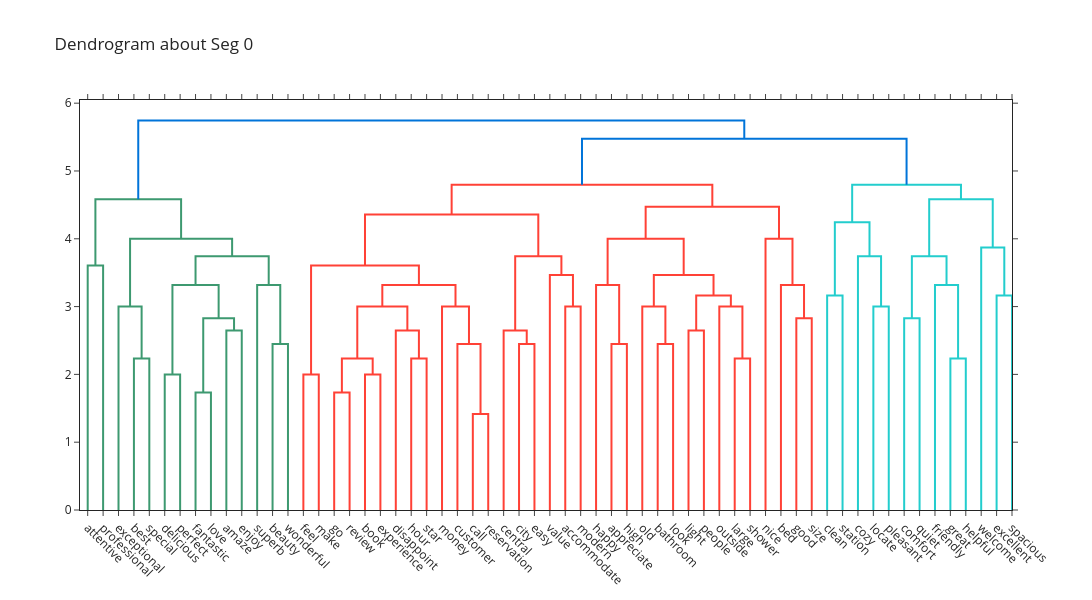

Here is the notebook cell this chart was saved with:
### Code cell
selector.visualize_topic_seg(0, k = 3, cut = 0.95).update_layout(width=1200, height=600, xaxis_tickangle = 45)

### Figure 1 — Plotly figure (JSON) as saved in the notebook; plotly's stock layout.template omitted (floating-point values rounded to 4 significant figures)
{"data": [{"hoverinfo": "text", "marker": {"color": "rgb(61,153,112)"}, "mode": "lines", "type": "scatter", "x": [5.0, 5.0, 15.0, 15.0], "xaxis": "x", "y": [0.0, 3.606, 3.606, 0.0], "yaxis": "y"}, {"hoverinfo": "text", "marker": {"color": "rgb(61,153,112)"}, "mode": "lines", "type": "scatter", "x": [35.0, 35.0, 45.0, 45.0], "xaxis": "x", "y": [0.0, 2.236, 2.236, 0.0], "yaxis": "y"}, {"hoverinfo": "text", "marker": {"color": "rgb(61,153,112)"}, "mode": "lines", "type": "scatter", "x": [25.0, 25.0, 40.0, 40.0], "xaxis": "x", "y": [0.0, 3.0, 3.0, 2.236], "yaxis": "y"}, {"hoverinfo": "text", "marker": {"color": "rgb(61,153,112)"}, "mode": "lines", "type": "scatter", "x": [55.0, 55.0, 65.0, 65.0], "xaxis": "x", "y": [0.0, 2.0, 2.0, 0.0], "yaxis": "y"}, {"hoverinfo": "text", "marker": {"color": "rgb(61,153,112)"}, "mode": "lines", "type": "scatter", "x": [75.0, 75.0, 85.0, 85.0], "xaxis": "x", "y": [0.0, 1.732, 1.732, 0.0], "yaxis": "y"}, {"hoverinfo": "text", "marker": {"color": "rgb(61,153,112)"}, "mode": "lines", "type": "scatter", "x": [95.0, 95.0, 105.0, 105.0], "xaxis": "x", "y": [0.0, 2.646, 2.646, 0.0], "yaxis": "y"}, {"hoverinfo": "text", "marker": {"color": "rgb(61,153,112)"}, "mode": "lines", "type": "scatter", "x": [80.0, 80.0, 100.0, 100.0], "xaxis": "x", "y": [1.732, 2.828, 2.828, 2.646], "yaxis": "y"}, {"hoverinfo": "text", "marker": {"color": "rgb(61,153,112)"}, "mode": "lines", "type": "scatter", "x": [60.0, 60.0, 90.0, 90.0], "xaxis": "x", "y": [2.0, 3.317, 3.317, 2.828], "yaxis": "y"}, {"hoverinfo": "text", "marker": {"color": "rgb(61,153,112)"}, "mode": "lines", "type": "scatter", "x": [125.0, 125.0, 135.0, 135.0], "xaxis": "x", "y": [0.0, 2.449, 2.449, 0.0], "yaxis": "y"}, {"hoverinfo": "text", "marker": {"color": "rgb(61,153,112)"}, "mode": "lines", "type": "scatter", "x": [115.0, 115.0, 130.0, 130.0], "xaxis": "x", "y": [0.0, 3.317, 3.317, 2.449], "yaxis": "y"}, {"hoverinfo": "text", "marker": {"color": "rgb(61,153,112)"}, "mode": "lines", "type": "scatter", "x": [75.0, 75.0, 122.5, 122.5], "xaxis": "x", "y": [3.317, 3.742, 3.742, 3.317], "yaxis": "y"}, {"hoverinfo": "text", "marker": {"color": "rgb(61,153,112)"}, "mode": "lines", "type": "scatter", "x": [32.5, 32.5, 98.75, 98.75], "xaxis": "x", "y": [3.0, 4.0, 4.0, 3.742], "yaxis": "y"}, {"hoverinfo": "text", "marker": {"color": "rgb(61,153,112)"}, "mode": "lines", "type": "scatter", "x": [10.0, 10.0, 65.62, 65.62], "xaxis": "x", "y": [3.606, 4.583, 4.583, 4.0], "yaxis": "y"}, {"hoverinfo": "text", "marker": {"color": "rgb(255,65,54)"}, "mode": "lines", "type": "scatter", "x": [145.0, 145.0, 155.0, 155.0], "xaxis": "x", "y": [0.0, 2.0, 2.0, 0.0], "yaxis": "y"}, {"hoverinfo": "text", "marker": {"color": "rgb(255,65,54)"}, "mode": "lines", "type": "scatter", "x": [165.0, 165.0, 175.0, 175.0], "xaxis": "x", "y": [0.0, 1.732, 1.732, 0.0], "yaxis": "y"}, {"hoverinfo": "text", "marker": {"color": "rgb(255,65,54)"}, "mode": "lines", "type": "scatter", "x": [185.0, 185.0, 195.0, 195.0], "xaxis": "x", "y": [0.0, 2.0, 2.0, 0.0], "yaxis": "y"}, {"hoverinfo": "text", "marker": {"color": "rgb(255,65,54)"}, "mode": "lines", "type": "scatter", "x": [170.0, 170.0, 190.0, 190.0], "xaxis": "x", "y": [1.732, 2.236, 2.236, 2.0], "yaxis": "y"}, {"hoverinfo": "text", "marker": {"color": "rgb(255,65,54)"}, "mode": "lines", "type": "scatter", "x": [215.0, 215.0, 225.0, 225.0], "xaxis": "x", "y": [0.0, 2.236, 2.236, 0.0], "yaxis": "y"}, {"hoverinfo": "text", "marker": {"color": "rgb(255,65,54)"}, "mode": "lines", "type": "scatter", "x": [205.0, 205.0, 220.0, 220.0], "xaxis": "x", "y": [0.0, 2.646, 2.646, 2.236], "yaxis": "y"}, {"hoverinfo": "text", "marker": {"color": "rgb(255,65,54)"}, "mode": "lines", "type": "scatter", "x": [180.0, 180.0, 212.5, 212.5], "xaxis": "x", "y": [2.236, 3.0, 3.0, 2.646], "yaxis": "y"}, {"hoverinfo": "text", "marker": {"color": "rgb(255,65,54)"}, "mode": "lines", "type": "scatter", "x": [255.0, 255.0, 265.0, 265.0], "xaxis": "x", "y": [0.0, 1.414, 1.414, 0.0], "yaxis": "y"}, {"hoverinfo": "text", "marker": {"color": "rgb(255,65,54)"}, "mode": "lines", "type": "scatter", "x": [245.0, 245.0, 260.0, 260.0], "xaxis": "x", "y": [0.0, 2.449, 2.449, 1.414], "yaxis": "y"}, {"hoverinfo": "text", "marker": {"color": "rgb(255,65,54)"}, "mode": "lines", "type": "scatter", "x": [235.0, 235.0, 252.5, 252.5], "xaxis": "x", "y": [0.0, 3.0, 3.0, 2.449], "yaxis": "y"}, {"hoverinfo": "text", "marker": {"color": "rgb(255,65,54)"}, "mode": "lines", "type": "scatter", "x": [196.2, 196.2, 243.8, 243.8], "xaxis": "x", "y": [3.0, 3.317, 3.317, 3.0], "yaxis": "y"}, {"hoverinfo": "text", "marker": {"color": "rgb(255,65,54)"}, "mode": "lines", "type": "scatter", "x": [150.0, 150.0, 220.0, 220.0], "xaxis": "x", "y": [2.0, 3.606, 3.606, 3.317], "yaxis": "y"}, {"hoverinfo": "text", "marker": {"color": "rgb(255,65,54)"}, "mode": "lines", "type": "scatter", "x": [285.0, 285.0, 295.0, 295.0], "xaxis": "x", "y": [0.0, 2.449, 2.449, 0.0], "yaxis": "y"}, {"hoverinfo": "text", "marker": {"color": "rgb(255,65,54)"}, "mode": "lines", "type": "scatter", "x": [275.0, 275.0, 290.0, 290.0], "xaxis": "x", "y": [0.0, 2.646, 2.646, 2.449], "yaxis": "y"}, {"hoverinfo": "text", "marker": {"color": "rgb(255,65,54)"}, "mode": "lines", "type": "scatter", "x": [315.0, 315.0, 325.0, 325.0], "xaxis": "x", "y": [0.0, 3.0, 3.0, 0.0], "yaxis": "y"}, {"hoverinfo": "text", "marker": {"color": "rgb(255,65,54)"}, "mode": "lines", "type": "scatter", "x": [305.0, 305.0, 320.0, 320.0], "xaxis": "x", "y": [0.0, 3.464, 3.464, 3.0], "yaxis": "y"}, {"hoverinfo": "text", "marker": {"color": "rgb(255,65,54)"}, "mode": "lines", "type": "scatter", "x": [282.5, 282.5, 312.5, 312.5], "xaxis": "x", "y": [2.646, 3.742, 3.742, 3.464], "yaxis": "y"}, {"hoverinfo": "text", "marker": {"color": "rgb(255,65,54)"}, "mode": "lines", "type": "scatter", "x": [185.0, 185.0, 297.5, 297.5], "xaxis": "x", "y": [3.606, 4.359, 4.359, 3.742], "yaxis": "y"}, {"hoverinfo": "text", "marker": {"color": "rgb(255,65,54)"}, "mode": "lines", "type": "scatter", "x": [345.0, 345.0, 355.0, 355.0], "xaxis": "x", "y": [0.0, 2.449, 2.449, 0.0], "yaxis": "y"}, {"hoverinfo": "text", "marker": {"color": "rgb(255,65,54)"}, "mode": "lines", "type": "scatter", "x": [335.0, 335.0, 350.0, 350.0], "xaxis": "x", "y": [0.0, 3.317, 3.317, 2.449], "yaxis": "y"}, {"hoverinfo": "text", "marker": {"color": "rgb(255,65,54)"}, "mode": "lines", "type": "scatter", "x": [375.0, 375.0, 385.0, 385.0], "xaxis": "x", "y": [0.0, 2.449, 2.449, 0.0], "yaxis": "y"}, {"hoverinfo": "text", "marker": {"color": "rgb(255,65,54)"}, "mode": "lines", "type": "scatter", "x": [365.0, 365.0, 380.0, 380.0], "xaxis": "x", "y": [0.0, 3.0, 3.0, 2.449], "yaxis": "y"}, {"hoverinfo": "text", "marker": {"color": "rgb(255,65,54)"}, "mode": "lines", "type": "scatter", "x": [395.0, 395.0, 405.0, 405.0], "xaxis": "x", "y": [0.0, 2.646, 2.646, 0.0], "yaxis": "y"}, {"hoverinfo": "text", "marker": {"color": "rgb(255,65,54)"}, "mode": "lines", "type": "scatter", "x": [425.0, 425.0, 435.0, 435.0], "xaxis": "x", "y": [0.0, 2.236, 2.236, 0.0], "yaxis": "y"}, {"hoverinfo": "text", "marker": {"color": "rgb(255,65,54)"}, "mode": "lines", "type": "scatter", "x": [415.0, 415.0, 430.0, 430.0], "xaxis": "x", "y": [0.0, 3.0, 3.0, 2.236], "yaxis": "y"}, {"hoverinfo": "text", "marker": {"color": "rgb(255,65,54)"}, "mode": "lines", "type": "scatter", "x": [400.0, 400.0, 422.5, 422.5], "xaxis": "x", "y": [2.646, 3.162, 3.162, 3.0], "yaxis": "y"}, {"hoverinfo": "text", "marker": {"color": "rgb(255,65,54)"}, "mode": "lines", "type": "scatter", "x": [372.5, 372.5, 411.2, 411.2], "xaxis": "x", "y": [3.0, 3.464, 3.464, 3.162], "yaxis": "y"}, {"hoverinfo": "text", "marker": {"color": "rgb(255,65,54)"}, "mode": "lines", "type": "scatter", "x": [342.5, 342.5, 391.9, 391.9], "xaxis": "x", "y": [3.317, 4.0, 4.0, 3.464], "yaxis": "y"}, {"hoverinfo": "text", "marker": {"color": "rgb(255,65,54)"}, "mode": "lines", "type": "scatter", "x": [465.0, 465.0, 475.0, 475.0], "xaxis": "x", "y": [0.0, 2.828, 2.828, 0.0], "yaxis": "y"}, {"hoverinfo": "text", "marker": {"color": "rgb(255,65,54)"}, "mode": "lines", "type": "scatter", "x": [455.0, 455.0, 470.0, 470.0], "xaxis": "x", "y": [0.0, 3.317, 3.317, 2.828], "yaxis": "y"}, {"hoverinfo": "text", "marker": {"color": "rgb(255,65,54)"}, "mode": "lines", "type": "scatter", "x": [445.0, 445.0, 462.5, 462.5], "xaxis": "x", "y": [0.0, 4.0, 4.0, 3.317], "yaxis": "y"}, {"hoverinfo": "text", "marker": {"color": "rgb(255,65,54)"}, "mode": "lines", "type": "scatter", "x": [367.2, 367.2, 453.8, 453.8], "xaxis": "x", "y": [4.0, 4.472, 4.472, 4.0], "yaxis": "y"}, {"hoverinfo": "text", "marker": {"color": "rgb(255,65,54)"}, "mode": "lines", "type": "scatter", "x": [241.2, 241.2, 410.5, 410.5], "xaxis": "x", "y": [4.359, 4.796, 4.796, 4.472], "yaxis": "y"}, {"hoverinfo": "text", "marker": {"color": "rgb(35,205,205)"}, "mode": "lines", "type": "scatter", "x": [485.0, 485.0, 495.0, 495.0], "xaxis": "x", "y": [0.0, 3.162, 3.162, 0.0], "yaxis": "y"}, {"hoverinfo": "text", "marker": {"color": "rgb(35,205,205)"}, "mode": "lines", "type": "scatter", "x": [515.0, 515.0, 525.0, 525.0], "xaxis": "x", "y": [0.0, 3.0, 3.0, 0.0], "yaxis": "y"}, {"hoverinfo": "text", "marker": {"color": "rgb(35,205,205)"}, "mode": "lines", "type": "scatter", "x": [505.0, 505.0, 520.0, 520.0], "xaxis": "x", "y": [0.0, 3.742, 3.742, 3.0], "yaxis": "y"}, {"hoverinfo": "text", "marker": {"color": "rgb(35,205,205)"}, "mode": "lines", "type": "scatter", "x": [490.0, 490.0, 512.5, 512.5], "xaxis": "x", "y": [3.162, 4.243, 4.243, 3.742], "yaxis": "y"}, {"hoverinfo": "text", "marker": {"color": "rgb(35,205,205)"}, "mode": "lines", "type": "scatter", "x": [535.0, 535.0, 545.0, 545.0], "xaxis": "x", "y": [0.0, 2.828, 2.828, 0.0], "yaxis": "y"}, {"hoverinfo": "text", "marker": {"color": "rgb(35,205,205)"}, "mode": "lines", "type": "scatter", "x": [565.0, 565.0, 575.0, 575.0], "xaxis": "x", "y": [0.0, 2.236, 2.236, 0.0], "yaxis": "y"}, {"hoverinfo": "text", "marker": {"color": "rgb(35,205,205)"}, "mode": "lines", "type": "scatter", "x": [555.0, 555.0, 570.0, 570.0], "xaxis": "x", "y": [0.0, 3.317, 3.317, 2.236], "yaxis": "y"}, {"hoverinfo": "text", "marker": {"color": "rgb(35,205,205)"}, "mode": "lines", "type": "scatter", "x": [540.0, 540.0, 562.5, 562.5], "xaxis": "x", "y": [2.828, 3.742, 3.742, 3.317], "yaxis": "y"}, {"hoverinfo": "text", "marker": {"color": "rgb(35,205,205)"}, "mode": "lines", "type": "scatter", "x": [595.0, 595.0, 605.0, 605.0], "xaxis": "x", "y": [0.0, 3.162, 3.162, 0.0], "yaxis": "y"}, {"hoverinfo": "text", "marker": {"color": "rgb(35,205,205)"}, "mode": "lines", "type": "scatter", "x": [585.0, 585.0, 600.0, 600.0], "xaxis": "x", "y": [0.0, 3.873, 3.873, 3.162], "yaxis": "y"}, {"hoverinfo": "text", "marker": {"color": "rgb(35,205,205)"}, "mode": "lines", "type": "scatter", "x": [551.2, 551.2, 592.5, 592.5], "xaxis": "x", "y": [3.742, 4.583, 4.583, 3.873], "yaxis": "y"}, {"hoverinfo": "text", "marker": {"color": "rgb(35,205,205)"}, "mode": "lines", "type": "scatter", "x": [501.2, 501.2, 571.9, 571.9], "xaxis": "x", "y": [4.243, 4.796, 4.796, 4.583], "yaxis": "y"}, {"hoverinfo": "text", "marker": {"color": "rgb(0,116,217)"}, "mode": "lines", "type": "scatter", "x": [325.9, 325.9, 536.6, 536.6], "xaxis": "x", "y": [4.796, 5.477, 5.477, 4.796], "yaxis": "y"}, {"hoverinfo": "text", "marker": {"color": "rgb(0,116,217)"}, "mode": "lines", "type": "scatter", "x": [37.81, 37.81, 431.2, 431.2], "xaxis": "x", "y": [4.583, 5.745, 5.745, 5.477], "yaxis": "y"}], "layout": {"autosize": false, "height": 600, "hovermode": "closest", "showlegend": false, "title": {"text": "Dendrogram about Seg 0"}, "width": 1200, "xaxis": {"mirror": "allticks", "rangemode": "tozero", "showgrid": false, "showline": true, "showticklabels": true, "tickangle": 45, "tickmode": "array", "ticks": "outside", "ticktext": ["attentive", "professional", "exceptional", "best", "special", "delicious", "perfect", "fantastic", "love", "amaze", "enjoy", "superb", "beauty", "wonderful", "feel", "make", "go", "review", "book", "experience", "disappoint", "hour", "star", "money", "customer", "call", "reservation", "central", "city", "easy", "value", "accommodate", "modern", "happy", "appreciate", "high", "old", "bathroom", "look", "light", "people", "outside", "large", "shower", "nice", "bed", "good", "size", "clean", "station", "cozy", "locate", "pleasant", "comfort", "quiet", "friendly", "great", "helpful", "welcome", "excellent", "spacious"], "tickvals": [5, 15, 25, 35, 45, 55, 65, 75, 85, 95, 105, 115, 125, 135, 145, 155, 165, 175, 185, 195, 205, 215, 225, 235, 245, 255, 265, 275, 285, 295, 305, 315, 325, 335, 345, 355, 365, 375, 385, 395, 405, 415, 425, 435, 445, 455, 465, 475, 485, 495, 505, 515, 525, 535, 545, 555, 565, 575, 585, 595, 605], "type": "linear", "zeroline": false}, "yaxis": {"mirror": "allticks", "rangemode": "tozero", "showgrid": false, "showline": true, "showticklabels": true, "ticks": "outside", "type": "linear", "zeroline": false}}}
